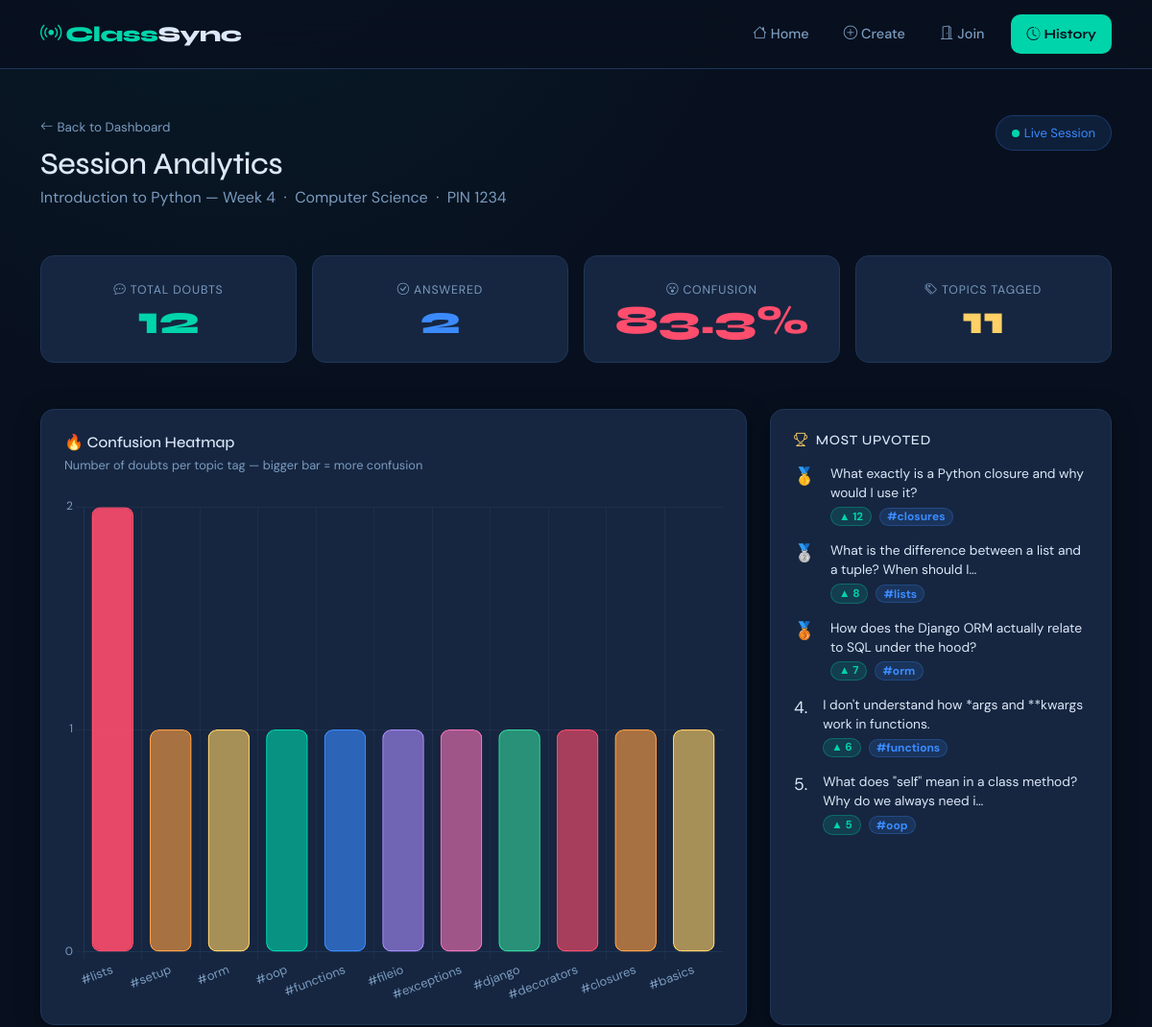
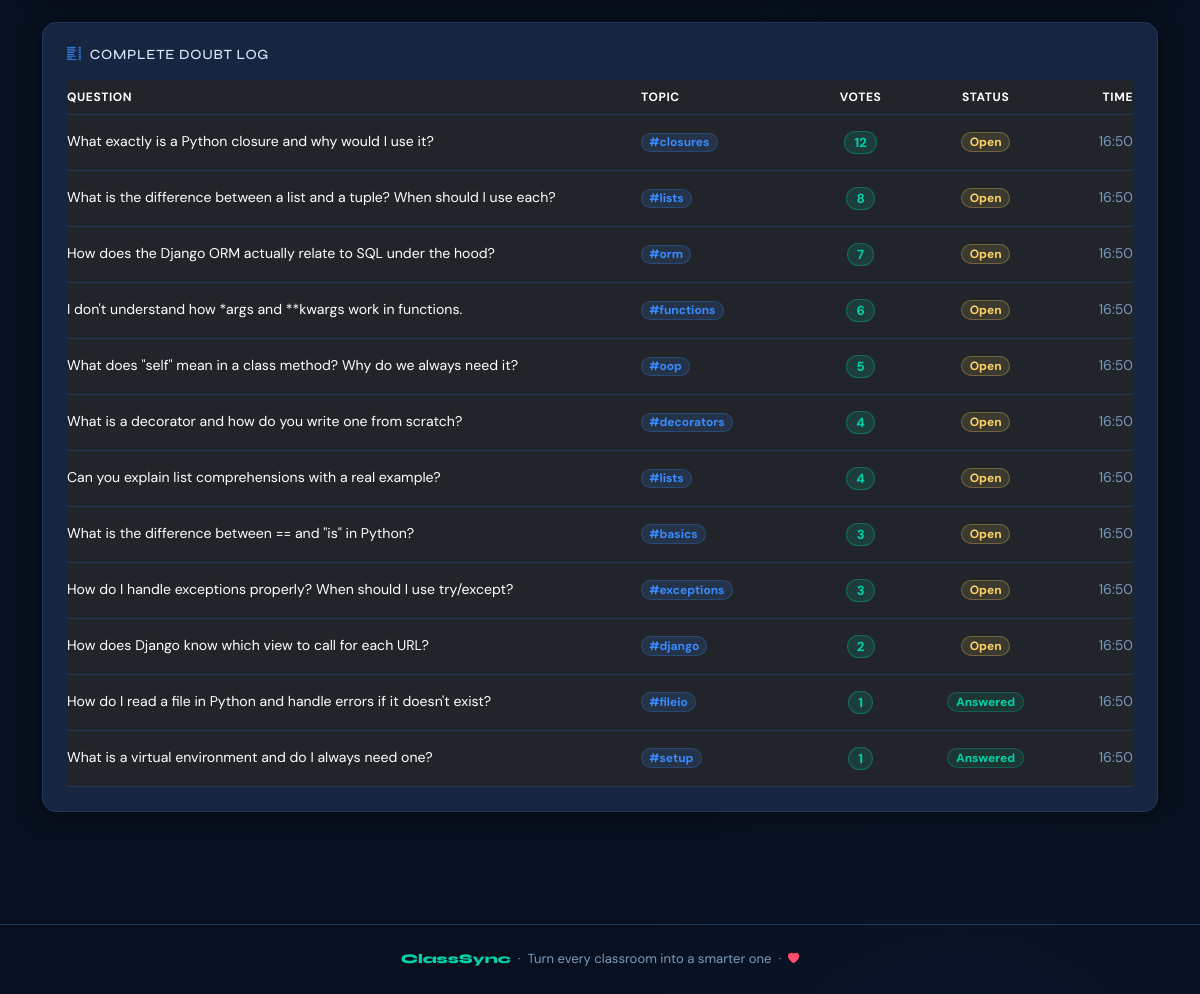
Screenshot of /session/1234/analytics/ with the database file from the repository (2 pictures, top to bottom).
### classsync/models.py (models this page shows, shortened)
class Session(models.Model):
    title        = models.CharField(max_length=200)
    subject      = models.CharField(max_length=100)
    pin          = models.CharField(max_length=4, unique=True, default=generate_pin)
    teacher_name = models.CharField(max_length=100)
    is_active    = models.BooleanField(default=True)
    created_at   = models.DateTimeField(auto_now_add=True)
    class Meta:
        ordering = ['-created_at']
    def confusion_score(self):
        total = self.doubts.count()
        if not total:
            return 0
        unanswered = self.doubts.filter(is_answered=False).count()
        return round((unanswered / total) * 100, 1)
    def answered_count(self):
        return self.doubts.filter(is_answered=True).count()

class Doubt(models.Model):
    session      = models.ForeignKey(Session, on_delete=models.CASCADE, related_name='doubts')
    text         = models.TextField(max_length=500)
    topic_tag    = models.CharField(max_length=80, blank=True, default='')
    votes        = models.IntegerField(default=0)
    is_answered  = models.BooleanField(default=False)
    submitted_at = models.DateTimeField(auto_now_add=True)
    class Meta:
        ordering = ['-votes', '-submitted_at']

### classsync/views.py (the view)
# urls.py: path('session/<str:pin>/analytics/',  views.session_analytics, name='session_analytics'),
def session_analytics(request, pin):
    session    = get_object_or_404(Session, pin=pin)
    tag_data   = list(session.doubts.exclude(topic_tag='').values('topic_tag')
                      .annotate(count=Count('id')).order_by('-count'))
    top_doubts = session.doubts.order_by('-votes')[:5]
    return render(request, 'classsync/analytics.html', {
        'session': session, 'tag_data': tag_data, 'top_doubts': top_doubts,
    })

### classsync/templates/classsync/analytics.html (shortened to what this page needs)
{% extends 'classsync/base.html' %}
{% block content %}
<div class="container py-5">
  <div class="d-flex align-items-start justify-content-between flex-wrap gap-3 mb-5 fade-in-up">
    <div>
      <a href="{% url 'teacher_dashboard' session.pin %}"
         style="font-size:0.84rem; color:var(--cs-muted); text-decoration:none;">
        <i class="bi bi-arrow-left me-1"></i>Back to Dashboard
      </a>
      <h2 class="mt-2 mb-1" style="font-size:2rem; letter-spacing:-0.5px;">Session Analytics</h2>
      <p style="color:var(--cs-muted); margin:0;">
        {{ session.title }} &nbsp;·&nbsp; {{ session.subject }} &nbsp;·&nbsp; PIN {{ session.pin }}
      </p>
    </div>
    <div class="d-flex gap-2 flex-wrap">
      <span class="rounded-pill px-3 py-2 d-inline-flex align-items-center"
            style="background:rgba(59,139,255,0.12); color:var(--cs-blue);
                   border:1px solid rgba(59,139,255,0.25); font-size:0.82rem;">
        {% if session.is_active %}
        <span class="live-dot"></span>Live Session
        {% else %}
        <i class="bi bi-archive me-1"></i>Session Ended
        {% endif %}
      </span>
    </div>
  </div>
  <div class="row g-3 mb-5 fade-in-up stagger-1">
    <div class="col-6 col-md-3">
      <div class="stat-card">
        <div class="stat-label"><i class="bi bi-chat-dots me-1"></i>Total Doubts</div>
        <div class="stat-number" style="color:var(--cs-teal);">{{ session.doubts.count }}</div>
      </div>
    </div>
    <div class="col-6 col-md-3">
      <div class="stat-card">
        <div class="stat-label"><i class="bi bi-check-circle me-1"></i>Answered</div>
        <div class="stat-number" style="color:var(--cs-blue);">{{ session.answered_count }}</div>
      </div>
    </div>
    <div class="col-6 col-md-3">
      <div class="stat-card">
        <div class="stat-label"><i class="bi bi-emoji-dizzy me-1"></i>Confusion</div>
        <div class="stat-number"
             style="color:{% if session.confusion_score > 60 %}var(--cs-red){% elif session.confusion_score > 35 %}var(--cs-yellow){% else %}var(--cs-teal){% endif %};">
          {{ session.confusion_score }}%
        </div>
      </div>
    </div>
    <div class="col-6 col-md-3">
      <div class="stat-card">
        <div class="stat-label"><i class="bi bi-tags me-1"></i>Topics Tagged</div>
        <div class="stat-number" style="color:var(--cs-yellow);">{{ tag_data|length }}</div>
      </div>
    </div>
  </div>
  <div class="row g-4 mb-4">
    <div class="col-lg-8 fade-in-up stagger-2">
      <div class="cs-card p-4">
        <div class="mb-4">
          <h5 class="mb-0" style="font-size:1rem;">
            🔥 Confusion Heatmap
          </h5>
          <div style="font-size:0.8rem; color:var(--cs-muted); margin-top:0.3rem;">
            Number of doubts per topic tag — bigger bar = more confusion
          </div>
        </div>
        {% if tag_data %}
        <canvas id="confusionChart" height="230"></canvas>
        {% endif %}
      </div>
    </div>
    <div class="col-lg-4 fade-in-up stagger-3">
      <div class="cs-card p-4 h-100">
        <h6 class="mb-3" style="font-size:0.88rem; text-transform:uppercase; letter-spacing:0.05em;">
          <i class="bi bi-trophy me-2" style="color:var(--cs-yellow);"></i>Most Upvoted
        </h6>
        <div class="d-flex flex-column gap-3">
          {% for doubt in top_doubts %}
          <div class="d-flex align-items-start gap-3">
            <span style="font-size:1.1rem; flex-shrink:0; line-height:1.4;">
              {% if forloop.counter == 1 %}🥇{% elif forloop.counter == 2 %}🥈{% elif forloop.counter == 3 %}🥉{% else %}{{ forloop.counter }}.{% endif %}
            </span>
            <div>
              <div style="font-size:0.86rem; line-height:1.45; color:var(--cs-text);">
                {{ doubt.text|truncatechars:65 }}
              </div>
              <div class="d-flex align-items-center gap-2 mt-1 flex-wrap">
                <span class="badge-vote badge" style="font-size:0.72rem;">▲ {{ doubt.votes }}</span>
                {% if doubt.topic_tag %}<span class="badge-topic badge">#{{ doubt.topic_tag }}</span>{% endif %}
              </div>
            </div>
          </div>
          {% empty %}
          <p style="color:var(--cs-muted); font-size:0.88rem; margin:0;">No doubts recorded.</p>
          {% endfor %}
        </div>
      </div>
    </div>
  </div>
  <div class="cs-card p-4 fade-in-up stagger-4">
    <h6 class="mb-3" style="font-size:0.88rem; text-transform:uppercase; letter-spacing:0.05em;">
      <i class="bi bi-list-columns me-2" style="color:var(--cs-blue);"></i>Complete Doubt Log
    </h6>
    <div class="table-responsive">
      <table class="table table-borderless mb-0" style="color:var(--cs-text); font-size:0.88rem;">
        <thead>
          <tr style="border-bottom:1px solid var(--cs-border);
                     font-size:0.75rem; color:var(--cs-muted);
                     text-transform:uppercase; letter-spacing:0.05em;">
            <th class="ps-0 pb-2">Question</th>
            <th class="pb-2">Topic</th>
            <th class="pb-2 text-center">Votes</th>
            <th class="pb-2 text-center">Status</th>
            <th class="pb-2 text-end pe-0">Time</th>
          </tr>
        </thead>
        <tbody>
          {% for doubt in session.doubts.all %}
          <tr style="border-bottom:1px solid var(--cs-border);">
            <td class="ps-0 py-3" style="max-width:340px; line-height:1.45;">{{ doubt.text }}</td>
            <td class="py-3">
              {% if doubt.topic_tag %}
              <span class="badge-topic badge">#{{ doubt.topic_tag }}</span>
              {% else %}<span style="color:var(--cs-muted);">—</span>{% endif %}
            </td>
            <td class="py-3 text-center">
              <span class="badge-vote badge">{{ doubt.votes }}</span>
            </td>
            <td class="py-3 text-center">
              {% if doubt.is_answered %}
              <span class="badge-answered badge" style="font-size:0.75rem; padding:0.25em 0.65em; border-radius:20px;">Answered</span>
              {% else %}
              <span class="badge-open badge" style="font-size:0.75rem; padding:0.25em 0.65em; border-radius:20px;">Open</span>
              {% endif %}
            </td>
            <td class="py-3 text-end pe-0" style="color:var(--cs-muted); white-space:nowrap;">
              {{ doubt.submitted_at|time:"H:i" }}
            </td>
          </tr>
          {% empty %}
          <tr>
            <td colspan="5" class="text-center py-5" style="color:var(--cs-muted);">
              No doubts were recorded in this session.
            </td>
          </tr>
          {% endfor %}
        </tbody>
      </table>
    </div>
  </div>
</div>
{% endblock %}
{% block extra_scripts %}
{% if tag_data %}
<script>
  const tagData   = {{ tag_data|safe }};
  const labels    = tagData.map(t => '#' + t.topic_tag);
  const counts    = tagData.map(t => t.count);
  const maxCount  = Math.max(...counts, 1);
  const palette = [
    '#ff4d6d','#ff9f43','#ffd166','#00d4aa',
    '#3b8bff','#a78bfa','#f472b6','#34d399',
  ];
  // Opacity scales with count relative to max
  const bgColors = counts.map((c, i) => {
    const hex   = palette[i % palette.length];
    const alpha = Math.round((0.35 + (c / maxCount) * 0.55) * 255).toString(16).padStart(2,'0');
    return hex + alpha;
  });
  const borderColors = counts.map((_, i) => palette[i % palette.length]);
  const ctx = document.getElementById('confusionChart').getContext('2d');
  new Chart(ctx, {
    type: 'bar',
    data: {
      labels,
      datasets: [{
        label: 'Doubts',
        data: counts,
        backgroundColor: bgColors,
        borderColor: borderColors,
        borderWidth: 1.5,
        borderRadius: 9,
        borderSkipped: false,
      }]
    },
    options: {
      responsive: true,
      plugins: {
        legend: { display: false },
        tooltip: {
          backgroundColor: '#162640',
          titleColor: '#dce8f8',
          bodyColor: '#7a9bbf',
          borderColor: '#1e3657',
          borderWidth: 1,
          padding: 12,
          callbacks: {
            label: ctx => ` ${ctx.parsed.y} student${ctx.parsed.y !== 1 ? 's' : ''} confused`
          }
        }
      },
      scales: {
        x: {
          ticks: { color: '#7a9bbf', font: { family: 'DM Sans', size: 13 } },
          grid:  { color: 'rgba(255,255,255,0.04)' },
          border:{ color: '#1e3657' }
        },
        y: {
          ticks: { color: '#7a9bbf', stepSize: 1, font: { family: 'DM Sans', size: 12 } },
          grid:  { color: 'rgba(255,255,255,0.04)' },
          border:{ color: '#1e3657' },
          beginAtZero: true
        }
      }
    }
  });
</script>
{% endif %}
{% endblock %}

### classsync/templates/classsync/base.html (style rules this page uses)
:root { --cs-navy: #08101f; --cs-surface: #0f1e35; --cs-card: #162640; --cs-border: #1e3657; --cs-teal: #00d4aa; --cs-teal-dim: #00a882; --cs-blue: #3b8bff; --cs-red: #ff4d6d; --cs-yellow: #ffd166; --cs-text: #dce8f8; --cs-muted: #7a9bbf; --cs-font-head: 'Syne', sans-serif; --cs-font-body: 'DM Sans', sans-serif; --cs-radius: 14px; --cs-shadow: 0 4px 24px rgba(0,0,0,0.4); }
*, *::before, *::after { box-sizing: border-box; }
html { scroll-behavior: smooth; }
body { background: var(--cs-navy); color: var(--cs-text); font-family: var(--cs-font-body); font-weight: 400; min-height: 100vh; background-image: radial-gradient(ellipse 80% 50% at 20% -10%, rgba(0,212,170,0.07) 0%, transparent 60%), radial-gradient(ellipse 60% 40% at 80% 110%, rgba(59,139,255,0.06) 0%, transparent 60%); }
h1, h2, h3, h4, h5, h6, .font-head { font-family: var(--cs-font-head); }
.live-dot { display: inline-block; width: 8px; height: 8px; background: var(--cs-teal); border-radius: 50%; margin-right: 5px; animation: pulse-dot 1.6s infinite; }
.cs-card { background: var(--cs-card); border: 1px solid var(--cs-border); border-radius: var(--cs-radius); box-shadow: var(--cs-shadow); }
.badge-vote { background: rgba(0,212,170,0.14); color: var(--cs-teal); border: 1px solid rgba(0,212,170,0.3); font-size: 0.82rem; font-weight: 700; padding: 0.3em 0.7em; border-radius: 20px; white-space: nowrap; }
.badge-answered { background: rgba(0,212,170,0.1); color: var(--cs-teal); border: 1px solid rgba(0,212,170,0.25); }
.badge-topic { background: rgba(59,139,255,0.14); color: var(--cs-blue); border: 1px solid rgba(59,139,255,0.25); font-size: 0.75rem; padding: 0.22em 0.6em; border-radius: 20px; }
.badge-open { background: rgba(255,209,102,0.12); color: var(--cs-yellow); border: 1px solid rgba(255,209,102,0.28); }
.stat-card { background: var(--cs-card); border: 1px solid var(--cs-border); border-radius: var(--cs-radius); padding: 1.25rem 1.5rem; text-align: center; height: 100%; }
.stat-number { font-family: var(--cs-font-head); font-size: 2.6rem; font-weight: 800; line-height: 1.1; }
.stat-label { font-size: 0.77rem; color: var(--cs-muted); text-transform: uppercase; letter-spacing: 0.07em; margin-top: 0.35rem; }
.fade-in-up { animation: fadeInUp 0.55s ease both; }
.stagger-1 { animation-delay: 0.08s; }
.stagger-2 { animation-delay: 0.16s; }
.stagger-3 { animation-delay: 0.24s; }
.stagger-4 { animation-delay: 0.32s; }

### rows the page displays
Session: title "Introduction to Python — Week 4", subject "Computer Science", pin "1234", doubts.count "12", answered_count "2", confusion_score "83.3"
Doubt: text "What exactly is a Python closure and why would I use it?", votes "12", topic_tag "closures", is_answered "Open", submitted_at "16:50"
Doubt: text "What is the difference between a list and a tuple? When should I…", votes "8", topic_tag "lists", text "What is the difference between a list and a tuple? When should I use each?", is_answered "Open", submitted_at "16:50"
Doubt: text "How does the Django ORM actually relate to SQL under the hood?", votes "7", topic_tag "orm", is_answered "Open", submitted_at "16:50"
Doubt: text "I don't understand how *args and **kwargs work in functions.", votes "6", topic_tag "functions", is_answered "Open", submitted_at "16:50"
Doubt: text "What does \"self\" mean in a class method? Why do we always need i…", votes "5", topic_tag "oop", text "What does \"self\" mean in a class method? Why do we always need it?", is_answered "Open", submitted_at "16:50"
Doubt: text "What is a decorator and how do you write one from scratch?", topic_tag "decorators", votes "4", is_answered "Open", submitted_at "16:50"
Doubt: text "Can you explain list comprehensions with a real example?", topic_tag "lists", votes "4", is_answered "Open", submitted_at "16:50"
Doubt: text "What is the difference between == and \"is\" in Python?", topic_tag "basics", votes "3", is_answered "Open", submitted_at "16:50"
Doubt: text "How do I handle exceptions properly? When should I use try/except?", topic_tag "exceptions", votes "3", is_answered "Open", submitted_at "16:50"
Doubt: text "How does Django know which view to call for each URL?", topic_tag "django", votes "2", is_answered "Open", submitted_at "16:50"
Doubt: text "How do I read a file in Python and handle errors if it doesn't exist?", topic_tag "fileio", votes "1", is_answered "Answered", submitted_at "16:50"
Doubt: text "What is a virtual environment and do I always need one?", topic_tag "setup", votes "1", is_answered "Answered", submitted_at "16:50"

### other values shown
{{ tag_data|length }} "11"
